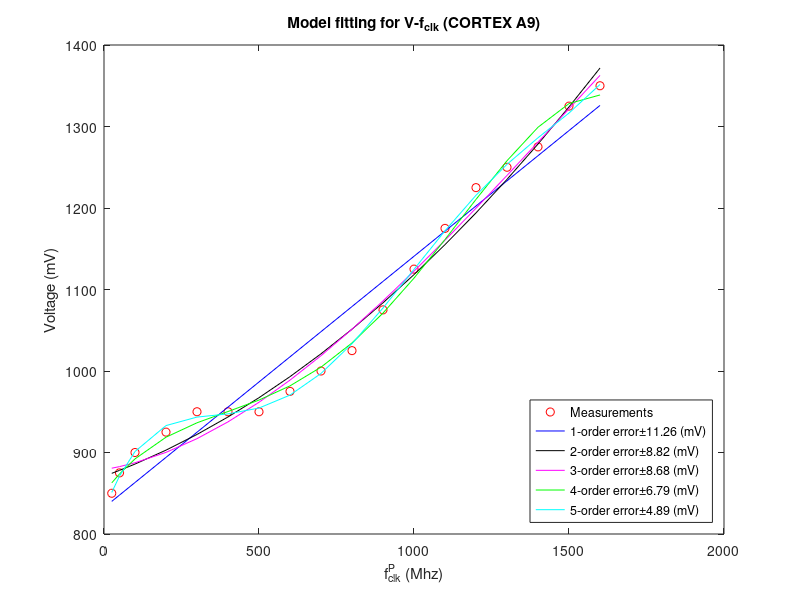
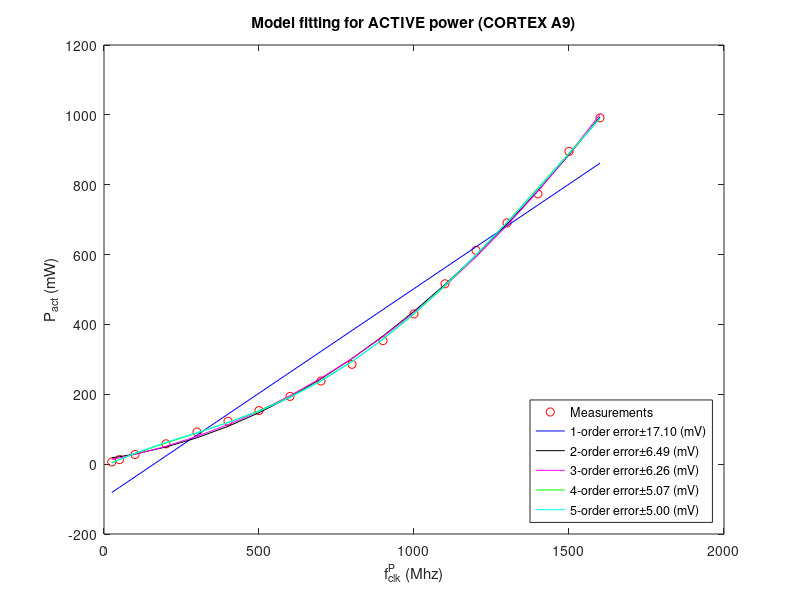
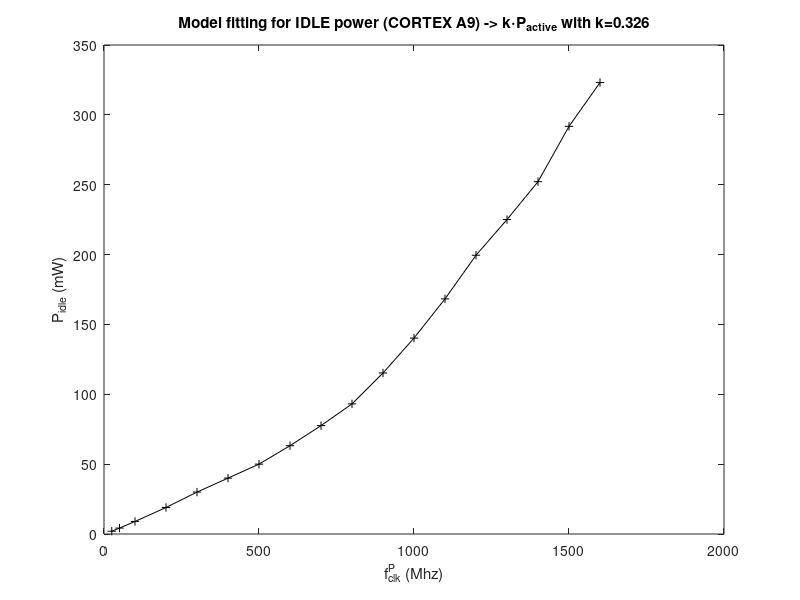

Write the MATLAB code that produced these figures, in order.
%% MODEL FITTING FOR CORTEX - A9 (Samsung Galaxy II & III)
% This script models the active and idle power of the processor. Moreover,
% it also computes the relation between frequency and voltage.

%% Required variables
close all; clear all; clc;

%conversion units
Mhz2Hz=1e6; %from Mhz to Hz
V2mV=1e3; %from V to mV
W2mW=1e3; %from W to mW

%order of polynomial model fitting
order=[1 2 3 4 5];

%color codes for plotting curves
color={'b-','k-','m-','g-','c-'};

%% Voltage-frequency model
% The model for the relation between Voltage ($V$) and frequency ($f$) is 
% $V=p_1f^n + p_2f^{n-1} + ... + p_nf + p_{n+1}$ 

%frequency-Voltage measurements
f = [25 50 100 200 300 400 500 600 700 800 900 1000 1100 1200 1300 1400 1500 1600]*Mhz2Hz; %Hz 
V = [850 875 900 925 950 950 950 975 1000 1025 1075 1125 1175 1225 1250 1275 1325 1350]*1/V2mV; %V 

% model fitting
ws = warning('off','all');  % Turn off warning
for i=1:numel(order)
    [vf_p{i},vf_err{i}] = polyfit(f,V,order(i));
end
warning(ws)  % Turn it back on.

% display results
figure(1); plot(f/Mhz2Hz,V*V2mV,'ro'); hold on;set(0, 'defaultTextInterpreter', 'tex');

cad =' legend (''Measurements''';
for i=1:numel(order)
    pop_fit = polyval(vf_p{i},f,vf_err{i}); plot(f/Mhz2Hz,pop_fit*V2mV,color{i});    
    cad = [cad [',''' sprintf('%d',i) '-order error\pm' sprintf('%.2f (mV)',sqrt(vf_err{i}.normr*V2mV)) '''']];
end
eval ([cad ',''Location'', ''SouthEast'');']);

title('\bf{Model fitting for V-f_{clk} (CORTEX A9)}');
xlabel('f_{clk}^P (Mhz)'); ylabel('Voltage (mV)');

%% Active power model
% The model for the relation between Power active ($P_{act}$) and frequency ($f$) is 
% $P_{act}=gamma * nu * alpha * C_eq * f * V^2$ 
% We fit to a generic $P_{act}=p_1f^n + p_2f^{n-1} + ... + p_nf + p_{n+1}$ 

%model from paper
gamma = 1;
nu_alpha_Ceq = 0.34e-9;
Pact = nu_alpha_Ceq.*f.*V.*V;

% model fitting
ws = warning('off','all');  % Turn off warning
for i=1:numel(order)
    [Pa_p{i},Pa_err{i}] = polyfit(f,Pact,order(i));
end
warning(ws)  % Turn it back on.

% display results
figure(2);plot(f/Mhz2Hz,Pact*W2mW,'ro'); hold on;set(0, 'defaultTextInterpreter', 'tex');

cad =' legend (''Measurements''';
for i=1:numel(order)
    pop_fit = polyval(Pa_p{i},f,Pa_err{i}); plot(f/Mhz2Hz,pop_fit*W2mW,color{i});    
    cad = [cad [',''' sprintf('%d',i) '-order error\pm' sprintf('%.2f (mV)',sqrt(Pa_err{i}.normr*V2mV)) '''']];
end
eval ([cad ',''Location'', ''SouthEast'');']);

title('\bf{Model fitting for ACTIVE power (CORTEX A9)}');
xlabel('f_{clk}^P (Mhz)'); ylabel('P_{act} (mW)');

%% Idle power model
% The model for the relation between idle power ($P_{idle}$) and frequency ($f$) is 
% $P_{idle}=k(f) * P_{act} = K * P_{act}$ 

% P_idle is reported in paper "On Understanding the Energy Consumption of
% ARM-based Multicore Servers" 2013
% P_idle_0 = 0.025; %for f=25Mhz 
% f_P_idle = 200*Mhz2Hz;

% In the thesis "Evaluation of power management strategies on actual
% multiprocessor platforms", P_idle is reported as 30 mW (f=300Mhz), 60 mW
% (f=600Mhz) and 90 mW (f=1000Mhz)
P_idle_0 = 0.030; %for f=300Mhz 
f_P_idle = 300*Mhz2Hz;

ind=find(f==f_P_idle,1);
k = P_idle_0/Pact(ind(1));
Pidle = k.* Pact;

% % model fitting
% ws = warning('off','all');  % Turn off warning
% for i=1:numel(order)
%     [Pi_p{i},Pi_err{i}] = polyfit(f,Pidle,order(i));
% end
% warning(ws)  % Turn it back on.

% display results
figure(3);plot(f/Mhz2Hz,Pidle*W2mW,'k-+'); hold on;set(0, 'defaultTextInterpreter', 'tex');
% 
% cad =' legend (''Measurements''';
% for i=1:numel(order)
%     pop_fit = polyval(Pi_p{i},f,Pi_err{i}); plot(f/Mhz2Hz,pop_fit*1/W2mW,color{i});    
%     cad = [cad [',''1st-order error\pm' sprintf('%.2f (mV)',sqrt(Pi_err{i}.normr*1/W2mW)) '''']];
% end
% eval ([cad ',''Location'', ''SouthEast'');']);

title(['\bf{Model fitting for IDLE power (CORTEX A9) -> k\cdotP_{active}}' sprintf(' with k=%.3f', k)]);
xlabel('f_{clk}^P (Mhz)'); ylabel('P_{idle} (mW)');